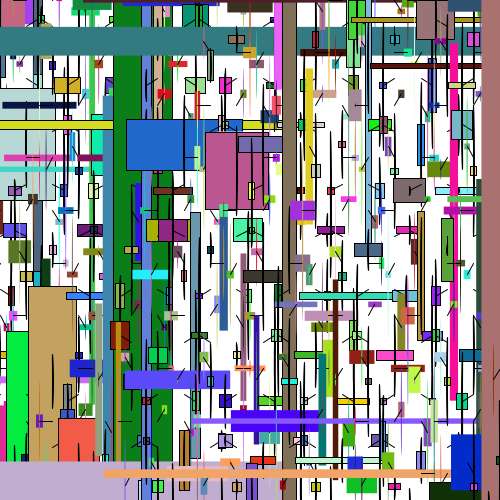
Frame 1 (no input)
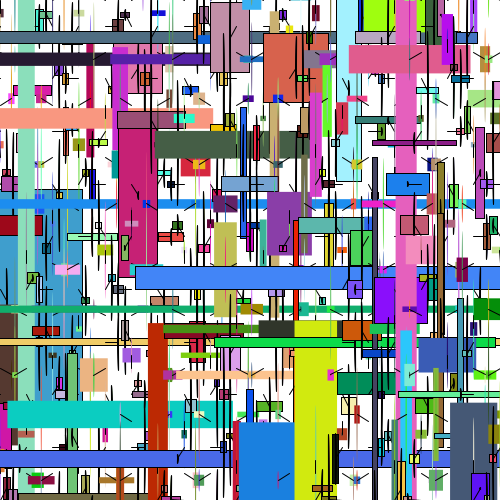
Frame 60 (the mouse pressed at the canvas centre just before this capture)
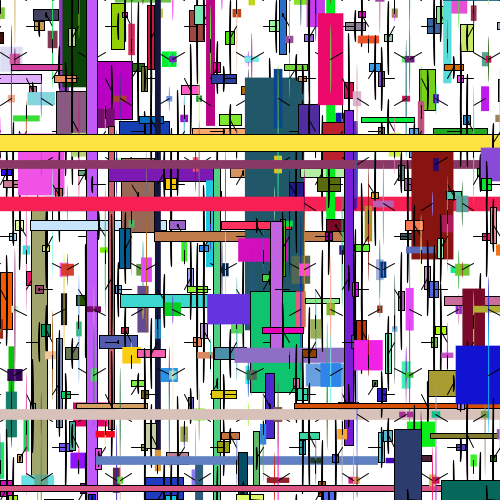
Frame 120 (the mouse held since frame 60 and released just before this capture)

The Processing sketch that drew these frames (run headless with seeded random() and noise(); from frame 60 on, the mouse is pressed at the canvas centre):

// Processing sketch: processing_151143
// ── processing_151143.pde

/*
 * Creative Coding
 * Week 2, 05 - Moving Patterns 1
 * by Indae Hwang and Jon McCormack
 * Copyright (c) 2014 Monash University
 *
 * This sketch builds on the previous sketches, drawing shapes based on the
 * current framerate. The movement of individual shapes combine to create a
 * gestalt field of motion. Use the arrow keys on your keyboard to change the
 * frame rate. 
 * by P bailey exercise wk2 exercise 5.
 */

// variable used to store the current frame rate value
int frame_rate_value;

void setup() {
  size(500, 500);

  frame_rate_value = 6;
  frameRate(frame_rate_value);
  rectMode(CENTER);
  background(255);
}


void draw() {

  background(255);
 
  int num = 20;
  int margin = 0;
  float gutter = 0; //distance between each cell
  float cellsize = ( width - (2 * margin) - gutter * (num - 1) ) / (num - 1);

  int circleNumber = 0; // counter
  for (int i=0; i<num; i++) {

    for (int j=0; j<num; j++) {
      circleNumber = (i * num) + j; // different way to calculate the circle number from w2_04

      float tx = margin + cellsize * i + gutter * i;
      float ty = margin + cellsize * j + gutter * j;
      
    color R=color(random(255),random(255),random(255));
  color B=color(random(255),random(255),random(255));
  color G=color(random(255),random(255),random(255)); 

  
if ( (circleNumber % 2) == 0) {

      movingCircle(tx, ty, cellsize, circleNumber,R,B,G);
      
     }
 
        else
        {   
      

      movingCircle2(tx, ty, cellsize, circleNumber,R,B,G);
      println(circleNumber);
    }     
      
      
      
    }
  }
} //end of draw 


void movingCircle(float x, float y, float size, int circleNum, color R, color B, color G) {

  float finalAngle;
  finalAngle = frameCount + circleNum;
  println(finalAngle);
  //the rotating angle for each tempX and tempY postion is affected by frameRate and angle;  
  float tempX = x + (size / 2) * sin(PI / frame_rate_value * finalAngle);
  float tempY = y + (size / 2) * cos(PI / frame_rate_value * finalAngle);

  noStroke();
  fill(R);
  rect(tempX, tempY, size/random(5), size/random(5));
  fill(B);
  ellipse(tempX, tempY, 1, size*random(5));
 
  stroke(0);
  noFill();
  stroke(R,G,B);
  
  line(x, y, tempX, tempY);
}
void movingCircle2(float x, float y, float size, int circleNum, color R, color B, color G) {

  float finalAngle;
  finalAngle = frameCount + circleNum *-1;
println(finalAngle);
  //the rotating angle for each tempX and tempY postion is affected by frameRate and angle;  
  float tempX = x + (size / 2) * sin(PI / frame_rate_value * finalAngle);
  float tempY = y + (size / 2) * cos(PI / frame_rate_value * finalAngle);

 //noStroke();
  fill(R);
  rect(tempX, tempY, size/random(5), size/random(5));
  fill(B);
  ellipse(tempX, tempY, 1, size*random(5));

  stroke(R,G,B);
  //noFill();
  stroke(R,G,B);
  
  line(x, y, tempX, tempY);
}

/*
 * keyReleased function
 *
 * called automatically by Processing when a keyboard key is released
 */
void keyReleased() {

  // right arrow -- increase frame_rate_value
  if (keyCode == RIGHT && frame_rate_value < 60) {
    frame_rate_value++;
  }

  // left arrow -- decrease frame_rate_value
  if ( keyCode == LEFT && frame_rate_value > 1) {
    frame_rate_value--;
  }

  // set the frameRate and print current value on the screen
  frameRate(frame_rate_value);
  println("Current frame Rate is: " + frame_rate_value);
}
